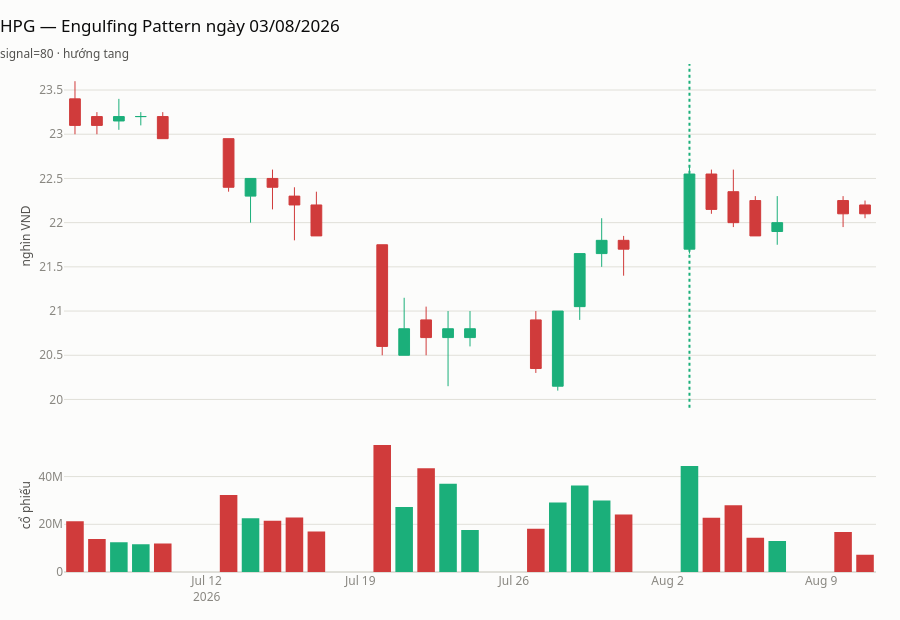

Notebook cell for this chart:
### Markdown cell above
## 6 · Nhìn tận mắt một mẫu hình

Cuối cùng, một việc rất đơn giản mà ai làm phân tích kỹ thuật cũng nên làm:
tìm một lần bắt được và **nhìn vào biểu đồ nến ở chỗ đó**.

### Code cell
MA = "HPG"
mot_ma = client.eod.stock.ohlcv(MA, start=lui_ngay(HOM_NAY, nam=1)).sort_values("date")

bat_duoc = mot_ma.finlens.patterns("engulfing")
gan_nhat = bat_duoc.iloc[-1]
print(f"Lần gần nhất: {gan_nhat['ten_mau']} · {gan_nhat['date']:%d/%m/%Y} · "
      f"signal={gan_nhat['signal']} ({gan_nhat['direction']})")
if abs(gan_nhat["signal"]) != 100:
    print(f"\n⚠️ signal={gan_nhat['signal']}, không phải ±100 — "
          "một bộ lọc `== 100` sẽ bỏ qua đúng lần bắt gần nhất này.")

cua_so = mot_ma[
    (mot_ma["date"] >= gan_nhat["date"] - pd.Timedelta(days=30))
    & (mot_ma["date"] <= gan_nhat["date"] + pd.Timedelta(days=20))
]

fig = nen(
    cua_so,
    tieu_de=f"{MA} — {gan_nhat['ten_mau']} ngày {gan_nhat['date']:%d/%m/%Y}",
    phu_de=f"signal={gan_nhat['signal']} · hướng {gan_nhat['direction']}",
)
fig.add_vline(
    x=gan_nhat["date"],
    line_width=2,
    line_dash="dot",
    line_color=TANG if gan_nhat["direction"] == "tang" else GIAM,
    row=1,
    col=1,
)
fig

### Figure 1 — Plotly figure (JSON) as saved in the notebook; plotly's stock layout.template omitted (floating-point values rounded to 4 significant figures)
{"data": [{"close": [23.1, 23.1, 23.2, 23.2, 22.95, 22.4, 22.5, 22.4, 22.2, 21.85, 20.6, 20.8, 20.7, 20.8, 20.8, 20.35, 21.0, 21.65, 21.8, 21.7, 22.55, 22.15, 22.0, 21.85, 22.0, 22.1, 22.1], "decreasing": {"fillcolor": "#d03b3b", "line": {"color": "#d03b3b", "width": 1}}, "high": [23.6, 23.25, 23.4, 23.25, 23.25, 22.95, 22.5, 22.6, 22.4, 22.35, 21.75, 21.15, 21.05, 21.0, 21.0, 21.0, 21.0, 21.65, 22.05, 21.85, 22.65, 22.6, 22.6, 22.3, 22.3, 22.3, 22.25], "increasing": {"fillcolor": "#1baf7a", "line": {"color": "#1baf7a", "width": 1}}, "low": [23.0, 23.0, 23.05, 23.1, 22.95, 22.35, 22.0, 22.15, 21.8, 21.85, 20.5, 20.5, 20.5, 20.15, 20.6, 20.3, 20.1, 20.9, 21.5, 21.4, 21.65, 22.1, 21.95, 21.85, 21.75, 21.95, 22.05], "name": "Giá", "open": [23.4, 23.2, 23.15, 23.2, 23.2, 22.95, 22.3, 22.5, 22.3, 22.2, 21.75, 20.5, 20.9, 20.7, 20.7, 20.9, 20.15, 21.05, 21.65, 21.8, 21.7, 22.55, 22.35, 22.25, 21.9, 22.25, 22.2], "type": "candlestick", "x": ["2026-07-06T00:00:00.000000000", "2026-07-07T00:00:00.000000000", "2026-07-08T00:00:00.000000000", "2026-07-09T00:00:00.000000000", "2026-07-10T00:00:00.000000000", "2026-07-13T00:00:00.000000000", "2026-07-14T00:00:00.000000000", "2026-07-15T00:00:00.000000000", "2026-07-16T00:00:00.000000000", "2026-07-17T00:00:00.000000000", "2026-07-20T00:00:00.000000000", "2026-07-21T00:00:00.000000000", "2026-07-22T00:00:00.000000000", "2026-07-23T00:00:00.000000000", "2026-07-24T00:00:00.000000000", "2026-07-27T00:00:00.000000000", "2026-07-28T00:00:00.000000000", "2026-07-29T00:00:00.000000000", "2026-07-30T00:00:00.000000000", "2026-07-31T00:00:00.000000000", "2026-08-03T00:00:00.000000000", "2026-08-04T00:00:00.000000000", "2026-08-05T00:00:00.000000000", "2026-08-06T00:00:00.000000000", "2026-08-07T00:00:00.000000000", "2026-08-10T00:00:00.000000000", "2026-08-11T00:00:00.000000000"], "xaxis": "x", "yaxis": "y"}, {"hovertemplate": "%{y:,.0f} cp<extra></extra>", "marker": {"color": ["#d03b3b", "#d03b3b", "#1baf7a", "#1baf7a", "#d03b3b", "#d03b3b", "#1baf7a", "#d03b3b", "#d03b3b", "#d03b3b", "#d03b3b", "#1baf7a", "#d03b3b", "#1baf7a", "#1baf7a", "#d03b3b", "#1baf7a", "#1baf7a", "#1baf7a", "#d03b3b", "#1baf7a", "#d03b3b", "#d03b3b", "#d03b3b", "#1baf7a", "#d03b3b", "#d03b3b"], "line": {"width": 0}}, "name": "Khối lượng", "type": "bar", "x": ["2026-07-06T00:00:00.000000000", "2026-07-07T00:00:00.000000000", "2026-07-08T00:00:00.000000000", "2026-07-09T00:00:00.000000000", "2026-07-10T00:00:00.000000000", "2026-07-13T00:00:00.000000000", "2026-07-14T00:00:00.000000000", "2026-07-15T00:00:00.000000000", "2026-07-16T00:00:00.000000000", "2026-07-17T00:00:00.000000000", "2026-07-20T00:00:00.000000000", "2026-07-21T00:00:00.000000000", "2026-07-22T00:00:00.000000000", "2026-07-23T00:00:00.000000000", "2026-07-24T00:00:00.000000000", "2026-07-27T00:00:00.000000000", "2026-07-28T00:00:00.000000000", "2026-07-29T00:00:00.000000000", "2026-07-30T00:00:00.000000000", "2026-07-31T00:00:00.000000000", "2026-08-03T00:00:00.000000000", "2026-08-04T00:00:00.000000000", "2026-08-05T00:00:00.000000000", "2026-08-06T00:00:00.000000000", "2026-08-07T00:00:00.000000000", "2026-08-10T00:00:00.000000000", "2026-08-11T00:00:00.000000000"], "xaxis": "x2", "y": [21300000.0, 13840000.0, 12500000.0, 11640000.0, 11910000.0, 32310000.0, 22480000.0, 21460000.0, 22880000.0, 17010000.0, 53250000.0, 27200000.0, 43470000.0, 36970000.0, 17630000.0, 18170000.0, 29150000.0, 36250000.0, 29970000.0, 24110000.0, 44450000.0, 22690000.0, 27960000.0, 14370000.0, 13020000.0, 16730000.0, 7238000.0], "yaxis": "y2"}], "layout": {"height": 620, "hovermode": "x unified", "shapes": [{"line": {"color": "#1baf7a", "dash": "dot", "width": 2}, "type": "line", "x0": "2026-08-03T00:00:00", "x1": "2026-08-03T00:00:00", "xref": "x", "y0": 0, "y1": 1, "yref": "y domain"}], "showlegend": false, "title": {"text": "HPG — Engulfing Pattern ngày 03/08/2026<br><sub style='color:#52514e'>signal=80 · hướng tang</sub>"}, "xaxis": {"anchor": "y", "domain": [0.0, 1.0], "matches": "x2", "rangeslider": {"visible": false}, "showticklabels": false}, "xaxis2": {"anchor": "y2", "domain": [0.0, 1.0]}, "yaxis": {"anchor": "x", "domain": [0.3232, 1.0], "title": {"text": "nghìn VND"}}, "yaxis2": {"anchor": "x2", "domain": [0.0, 0.2632], "title": {"text": "cổ phiếu"}}}}
